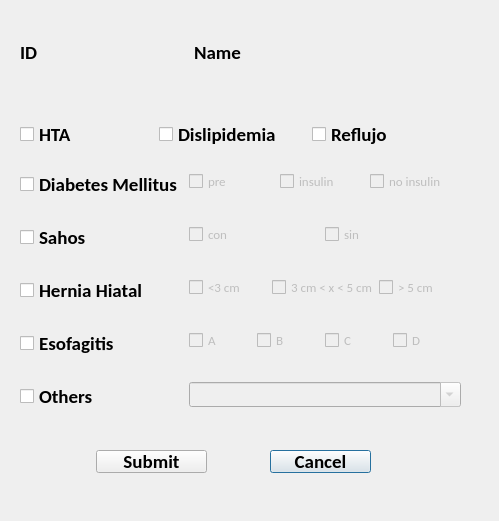
<?xml version="1.0" encoding="UTF-8"?>
<ui version="4.0">
 <class>other_diseases</class>
 <widget class="QDialog" name="other_diseases">
  <property name="geometry">
   <rect>
    <x>0</x>
    <y>0</y>
    <width>499</width>
    <height>521</height>
   </rect>
  </property>
  <property name="windowTitle">
   <string>Dialog</string>
  </property>
  <widget class="QWidget" name="layoutWidget">
   <property name="geometry">
    <rect>
     <x>20</x>
     <y>120</y>
     <width>401</width>
     <height>29</height>
    </rect>
   </property>
   <layout class="QHBoxLayout" name="horizontalLayout_5">
    <property name="spacing">
     <number>30</number>
    </property>
    <item>
     <widget class="QCheckBox" name="HTA_CB">
      <property name="font">
       <font>
        <family>Calibri</family>
        <pointsize>14</pointsize>
        <weight>75</weight>
        <bold>true</bold>
       </font>
      </property>
      <property name="text">
       <string>HTA</string>
      </property>
     </widget>
    </item>
    <item>
     <widget class="QCheckBox" name="Dislipidemia_CB">
      <property name="font">
       <font>
        <family>Calibri</family>
        <pointsize>14</pointsize>
        <weight>75</weight>
        <bold>true</bold>
       </font>
      </property>
      <property name="text">
       <string>Dislipidemia</string>
      </property>
     </widget>
    </item>
    <item>
     <widget class="QCheckBox" name="Reflujo_CB">
      <property name="font">
       <font>
        <family>Calibri</family>
        <pointsize>14</pointsize>
        <weight>75</weight>
        <bold>true</bold>
       </font>
      </property>
      <property name="text">
       <string>Reflujo</string>
      </property>
     </widget>
    </item>
   </layout>
  </widget>
  <widget class="QWidget" name="layoutWidget_2">
   <property name="geometry">
    <rect>
     <x>20</x>
     <y>170</y>
     <width>441</width>
     <height>241</height>
    </rect>
   </property>
   <layout class="QFormLayout" name="formLayout">
    <property name="horizontalSpacing">
     <number>6</number>
    </property>
    <property name="verticalSpacing">
     <number>25</number>
    </property>
    <item row="0" column="0">
     <widget class="QCheckBox" name="Diabetes_CB">
      <property name="font">
       <font>
        <family>Calibri</family>
        <pointsize>14</pointsize>
        <weight>75</weight>
        <bold>true</bold>
       </font>
      </property>
      <property name="text">
       <string>Diabetes Mellitus</string>
      </property>
     </widget>
    </item>
    <item row="0" column="1">
     <layout class="QHBoxLayout" name="horizontalLayout_4">
      <item>
       <widget class="QCheckBox" name="pre_CB">
        <property name="enabled">
         <bool>false</bool>
        </property>
        <property name="font">
         <font>
          <family>Calibri</family>
          <pointsize>10</pointsize>
         </font>
        </property>
        <property name="text">
         <string>pre</string>
        </property>
        <property name="checkable">
         <bool>true</bool>
        </property>
       </widget>
      </item>
      <item>
       <widget class="QCheckBox" name="insulin_CB">
        <property name="enabled">
         <bool>false</bool>
        </property>
        <property name="font">
         <font>
          <family>Calibri</family>
          <pointsize>10</pointsize>
         </font>
        </property>
        <property name="text">
         <string>insulin</string>
        </property>
        <property name="checkable">
         <bool>true</bool>
        </property>
       </widget>
      </item>
      <item>
       <widget class="QCheckBox" name="no_insulin_CB">
        <property name="enabled">
         <bool>false</bool>
        </property>
        <property name="font">
         <font>
          <family>Calibri</family>
          <pointsize>10</pointsize>
         </font>
        </property>
        <property name="text">
         <string>no insulin</string>
        </property>
        <property name="checkable">
         <bool>true</bool>
        </property>
       </widget>
      </item>
     </layout>
    </item>
    <item row="1" column="0">
     <widget class="QCheckBox" name="Sahos_CB">
      <property name="font">
       <font>
        <family>Calibri</family>
        <pointsize>14</pointsize>
        <weight>75</weight>
        <bold>true</bold>
       </font>
      </property>
      <property name="text">
       <string>Sahos</string>
      </property>
     </widget>
    </item>
    <item row="1" column="1">
     <layout class="QHBoxLayout" name="horizontalLayout_3">
      <item>
       <widget class="QCheckBox" name="con_CB">
        <property name="enabled">
         <bool>false</bool>
        </property>
        <property name="font">
         <font>
          <family>Calibri</family>
          <pointsize>10</pointsize>
         </font>
        </property>
        <property name="text">
         <string>con</string>
        </property>
        <property name="checkable">
         <bool>true</bool>
        </property>
       </widget>
      </item>
      <item>
       <widget class="QCheckBox" name="sin_CB">
        <property name="enabled">
         <bool>false</bool>
        </property>
        <property name="font">
         <font>
          <family>Calibri</family>
          <pointsize>10</pointsize>
         </font>
        </property>
        <property name="text">
         <string>sin</string>
        </property>
        <property name="checkable">
         <bool>true</bool>
        </property>
       </widget>
      </item>
     </layout>
    </item>
    <item row="2" column="0">
     <widget class="QCheckBox" name="Hernia_CB">
      <property name="font">
       <font>
        <family>Calibri</family>
        <pointsize>14</pointsize>
        <weight>75</weight>
        <bold>true</bold>
       </font>
      </property>
      <property name="text">
       <string>Hernia Hiatal</string>
      </property>
     </widget>
    </item>
    <item row="2" column="1">
     <layout class="QHBoxLayout" name="horizontalLayout_2">
      <item>
       <widget class="QCheckBox" name="less_3cm_CB">
        <property name="enabled">
         <bool>false</bool>
        </property>
        <property name="font">
         <font>
          <family>Calibri</family>
          <pointsize>10</pointsize>
         </font>
        </property>
        <property name="text">
         <string>&lt;3 cm</string>
        </property>
        <property name="checkable">
         <bool>true</bool>
        </property>
       </widget>
      </item>
      <item>
       <widget class="QCheckBox" name="between_CB">
        <property name="enabled">
         <bool>false</bool>
        </property>
        <property name="font">
         <font>
          <family>Calibri</family>
          <pointsize>10</pointsize>
         </font>
        </property>
        <property name="styleSheet">
         <string notr="true"/>
        </property>
        <property name="text">
         <string>3 cm &lt; x &lt; 5 cm</string>
        </property>
        <property name="checkable">
         <bool>true</bool>
        </property>
       </widget>
      </item>
      <item>
       <widget class="QCheckBox" name="larger_5_CB">
        <property name="enabled">
         <bool>false</bool>
        </property>
        <property name="font">
         <font>
          <family>Calibri</family>
          <pointsize>10</pointsize>
         </font>
        </property>
        <property name="text">
         <string>&gt; 5 cm</string>
        </property>
        <property name="checkable">
         <bool>true</bool>
        </property>
       </widget>
      </item>
     </layout>
    </item>
    <item row="3" column="0">
     <widget class="QCheckBox" name="Esofagitis_CB">
      <property name="font">
       <font>
        <family>Calibri</family>
        <pointsize>14</pointsize>
        <weight>75</weight>
        <bold>true</bold>
       </font>
      </property>
      <property name="text">
       <string>Esofagitis</string>
      </property>
     </widget>
    </item>
    <item row="3" column="1">
     <layout class="QHBoxLayout" name="horizontalLayout">
      <item>
       <widget class="QCheckBox" name="A_CB">
        <property name="enabled">
         <bool>false</bool>
        </property>
        <property name="font">
         <font>
          <family>Calibri</family>
          <pointsize>10</pointsize>
         </font>
        </property>
        <property name="text">
         <string>A</string>
        </property>
        <property name="checkable">
         <bool>true</bool>
        </property>
       </widget>
      </item>
      <item>
       <widget class="QCheckBox" name="B_CB">
        <property name="enabled">
         <bool>false</bool>
        </property>
        <property name="font">
         <font>
          <family>Calibri</family>
          <pointsize>10</pointsize>
         </font>
        </property>
        <property name="text">
         <string>B</string>
        </property>
        <property name="checkable">
         <bool>true</bool>
        </property>
       </widget>
      </item>
      <item>
       <widget class="QCheckBox" name="C_CB">
        <property name="enabled">
         <bool>false</bool>
        </property>
        <property name="font">
         <font>
          <family>Calibri</family>
          <pointsize>10</pointsize>
         </font>
        </property>
        <property name="text">
         <string>C</string>
        </property>
        <property name="checkable">
         <bool>true</bool>
        </property>
       </widget>
      </item>
      <item>
       <widget class="QCheckBox" name="D_CB">
        <property name="enabled">
         <bool>false</bool>
        </property>
        <property name="font">
         <font>
          <family>Calibri</family>
          <pointsize>10</pointsize>
         </font>
        </property>
        <property name="text">
         <string>D</string>
        </property>
        <property name="checkable">
         <bool>true</bool>
        </property>
       </widget>
      </item>
     </layout>
    </item>
    <item row="4" column="1">
     <widget class="QComboBox" name="other_comboBox">
      <property name="enabled">
       <bool>false</bool>
      </property>
      <property name="font">
       <font>
        <family>Calibri</family>
        <pointsize>10</pointsize>
       </font>
      </property>
      <property name="editable">
       <bool>true</bool>
      </property>
     </widget>
    </item>
    <item row="4" column="0">
     <widget class="QCheckBox" name="others_CB">
      <property name="font">
       <font>
        <family>Calibri</family>
        <pointsize>14</pointsize>
        <weight>75</weight>
        <bold>true</bold>
       </font>
      </property>
      <property name="text">
       <string>Others</string>
      </property>
     </widget>
    </item>
   </layout>
  </widget>
  <widget class="QWidget" name="layoutWidget_3">
   <property name="geometry">
    <rect>
     <x>20</x>
     <y>40</y>
     <width>341</width>
     <height>25</height>
    </rect>
   </property>
   <layout class="QHBoxLayout" name="horizontalLayout_6">
    <item>
     <widget class="QLabel" name="label">
      <property name="font">
       <font>
        <family>Calibri</family>
        <pointsize>14</pointsize>
        <weight>75</weight>
        <bold>true</bold>
       </font>
      </property>
      <property name="text">
       <string>ID</string>
      </property>
     </widget>
    </item>
    <item>
     <widget class="QLabel" name="ID_label">
      <property name="text">
       <string/>
      </property>
     </widget>
    </item>
    <item>
     <widget class="QLabel" name="label_2">
      <property name="font">
       <font>
        <family>Calibri</family>
        <pointsize>14</pointsize>
        <weight>75</weight>
        <bold>true</bold>
       </font>
      </property>
      <property name="text">
       <string>Name</string>
      </property>
     </widget>
    </item>
    <item>
     <widget class="QLabel" name="Name_label">
      <property name="text">
       <string/>
      </property>
     </widget>
    </item>
   </layout>
  </widget>
  <widget class="QPushButton" name="cancel_button">
   <property name="geometry">
    <rect>
     <x>270</x>
     <y>450</y>
     <width>101</width>
     <height>23</height>
    </rect>
   </property>
   <property name="font">
    <font>
     <family>Calibri</family>
     <pointsize>14</pointsize>
     <weight>75</weight>
     <bold>true</bold>
    </font>
   </property>
   <property name="text">
    <string>Cancel</string>
   </property>
  </widget>
  <widget class="QPushButton" name="submit_button">
   <property name="geometry">
    <rect>
     <x>96</x>
     <y>450</y>
     <width>111</width>
     <height>23</height>
    </rect>
   </property>
   <property name="font">
    <font>
     <family>Calibri</family>
     <pointsize>14</pointsize>
     <weight>75</weight>
     <bold>true</bold>
    </font>
   </property>
   <property name="text">
    <string>Submit</string>
   </property>
  </widget>
 </widget>
 <resources/>
 <connections/>
</ui>
